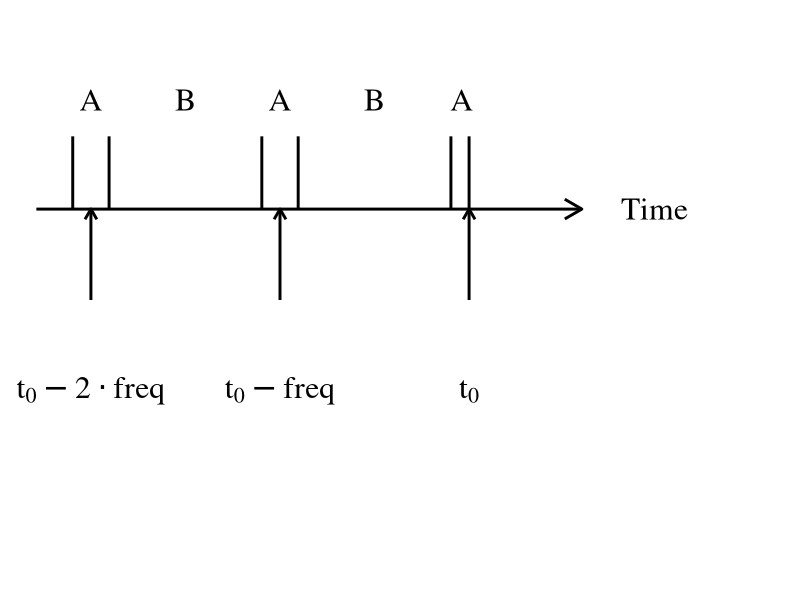
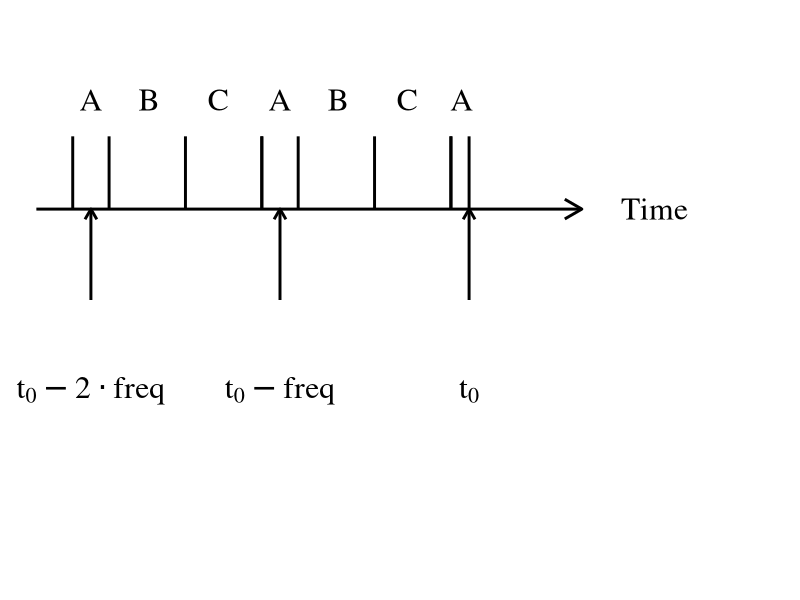

Generate these figures, in order, with R:
#!/usr/bin/env Rscript
# Create plots for fig:fPlot in vignette("monitoringCounts")
# Author: Ma"elle Salmon
# Code removed from vignette to drop ggplot2 dependency
library(ggplot2)

# for rectangles
widthRectangles <- 10
# dimensions for the ticks
heightTick <- 4
xTicks <- c(15,67,119)
yTicksStart <- rep(0,3)
yTicksEnd <- rep(0,3)
yTicksEnd2 <- rep(-5,3)
textTicks <- c("t-2*p","t-p","t[0]")
xBigTicks <- c(xTicks[1:2]-widthRectangles/2,xTicks[1:2]+widthRectangles/2,xTicks[3]-widthRectangles/2,xTicks[3])
yTicksBigEnd <- rep(0,6)
yTicksBigStart <- rep(heightTick,6)
# to draw the horizontal line
vectorDates <- rep(0,150)
dates <- seq(1:150)
data <- data.frame(dates,vectorDates)
xPeriods <- c(15,67,117,15+26,67+26)

p <- ggplot() +
# white
  theme_void() +
  geom_segment(aes(x = 0, y = -20, xend = 200, yend = 10), linewidth = 2,
               arrow = arrow(length = unit(0.5, "cm")), colour ='white')   +
# time arrow
  geom_segment(aes(x = 0, y = 0, xend = 150, yend = 0), linewidth = 1,
               arrow = arrow(length = unit(0.5, "cm")))   +
# ticks
  geom_segment(aes(x = xTicks, y = yTicksEnd2, xend = xTicks, yend = yTicksStart ),
               arrow = arrow(length = unit(0.3, "cm")), linewidth = 1) +
# big ticks
  geom_segment(aes(x = xBigTicks, y = yTicksBigStart, xend = xBigTicks, yend = yTicksBigEnd*2),
               linewidth = 1) +
# time label
  annotate("text", label = "Time", x = 170, y = 0, size = 8, colour = "black",
           family="serif") +
# ticks labels
  annotate('text',label=c("t[0]-2 %.% freq","t[0]-freq","t[0]"),x = xTicks,
           y = yTicksEnd - 10, size = 8,family="serif",parse=T)

## noPeriods = 2
pdf("fPeriods2.pdf", width = 7, height = 3, colormodel = "gray")
p +
# periods labels
annotate('text',label=c("A","A","A","B","B"),x = xPeriods,
         y = rep(6,5), size = 8,family="serif",parse=T)
dev.off()

## noPeriods = 3
yTicksBigEnd2 <- rep(0,4)
yTicksBigStart2 <- rep(heightTick,4)
newX <- c(xTicks[1:2]+widthRectangles/2+52-widthRectangles,xTicks[1:2]+52/2)
xPeriods <- c(15,67,117,15+16,67+16,15+35,67+35)
pdf("fPeriods3.pdf", width = 7, height = 3, colormodel = "gray")
p +
  geom_segment(aes(x = newX, y = yTicksBigStart2, xend = newX, yend = yTicksBigEnd2),
               linewidth = 1) +
# periods labels
annotate('text',label=c("A","A","A","B","B","C","C"),x = xPeriods,
         y = rep(6,7), size = 8,family="serif",parse=T)
dev.off()
